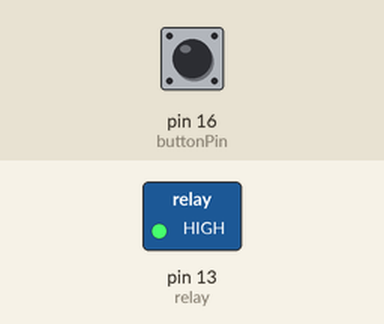
Simulated run of this sketch. Board: Arduino Uno, built with avr-gcc and run on an emulated ATmega328P. Shown: switched loads named in the sketch (green lamp = pin HIGH). The inputs (shaded band) are chosen by the test bench; at power-on: pin 16 (buttonPin) LOW.

Above: at 1.2 s.
1.3 s: pin 16 (buttonPin) pulled HIGH for 3.2 s
At 2.1 s:
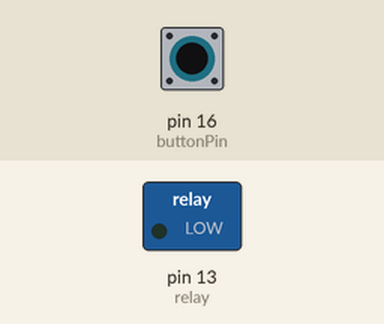
Timing chart, 0 to 6.8 s (numbered marks = the images above; inputs shaded):
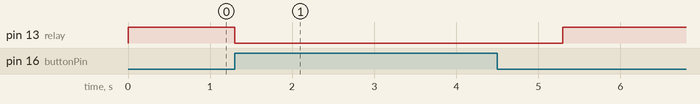

The sketch:

6_Toggle_Switch_Relay.ino
```cpp
#define buttonPin 16
#define relay 13

void setup() {
  pinMode(buttonPin, INPUT);
  pinMode(relay, OUTPUT);
}

void loop() {
  if(digitalRead(buttonPin) == HIGH){
    digitalWrite(relay, LOW);
    delay(1000);
    }
  digitalWrite(relay, HIGH);
}
```

Measured:
- after the input at 1.3 s, pin 13 (relay): HIGH → LOW at once, → HIGH 4.0 s later
